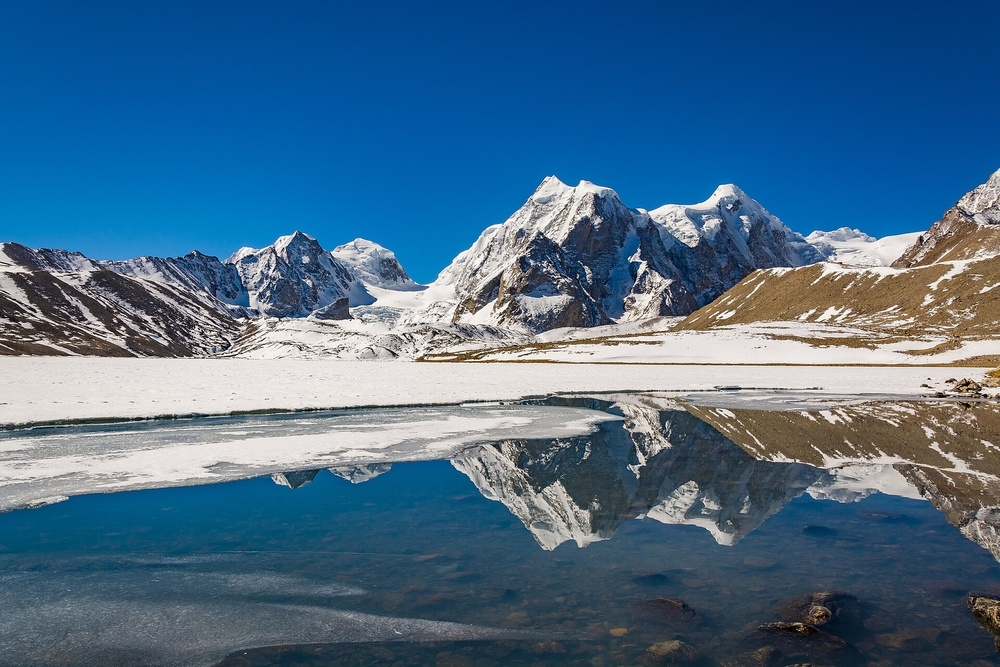
#> input picture obraz.jpg, 1000 x 667 px, shrunk from 1920 x 1280 before the run
$ python Zadanie_2.py
#> lines starting #> are read from the running program, lines starting #| are printed output that depends on the picture
import cv2
import numpy as np
import matplotlib.pyplot as plt


image = cv2.imread("obraz.jpg")
#> image is the input picture: shape (667, 1000, 3); mean B, G, R 136.9, 107.1, 71.2

if image is None:
    print("Błąd: nie znaleziono zdjecia")
    exit()

image_rgb = cv2.cvtColor(image, cv2.COLOR_BGR2RGB)

plt.figure(figsize=(6, 6))
plt.imshow(image_rgb)
plt.title("Obraz źródłowy")
plt.axis("off")
plt.show()

plt.figure(figsize=(8, 6))

colors = ('r', 'g', 'b')
labels = ('Red', 'Green', 'Blue')

for i, (col, label) in enumerate(zip(colors, labels)):
    plt.hist(
        image_rgb[:, :, i].ravel(), bins=256, color=col, alpha=0.5, label=label
    )

plt.title("Histogram RGB")
plt.xlabel("Intensywność")
plt.ylabel("Liczba pikseli")
plt.legend()
plt.show()
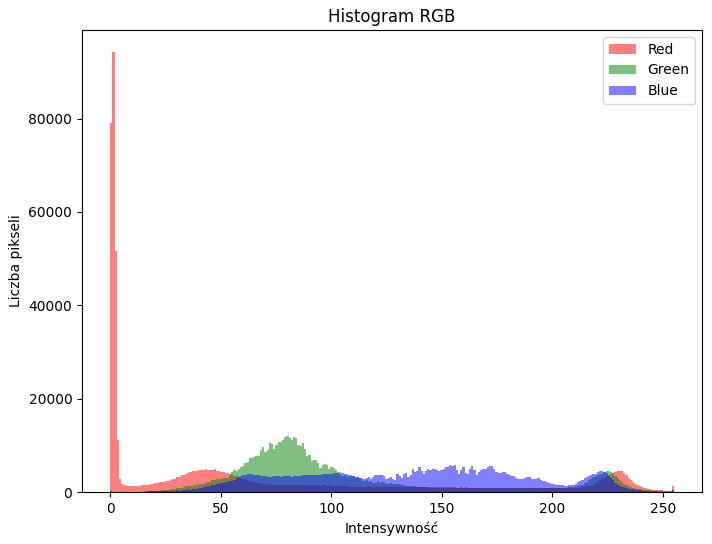
#> figure drawn by matplotlib, 1 panel; tallest bar 94264 high, from x = 0.996 to 1.99; tallest bar 11914 high, from x = 79.69 to 80.68; tallest bar 5855 high, from x = 155.4 to 156.4

colors = ('r','g','b')
for i, col in enumerate(colors):
    plt.figure(figsize=(8,6))
    plt.hist(image_rgb[:,:,i].ravel(), bins=256, color=col)
    plt.title(f"Histogram kanału {col.upper()}")
    plt.xlabel("Intensywność")
    plt.ylabel("Ilość pikseli")
    plt.show()
#> this loop made 3 passes
#> pass 1, `plt.show()`:
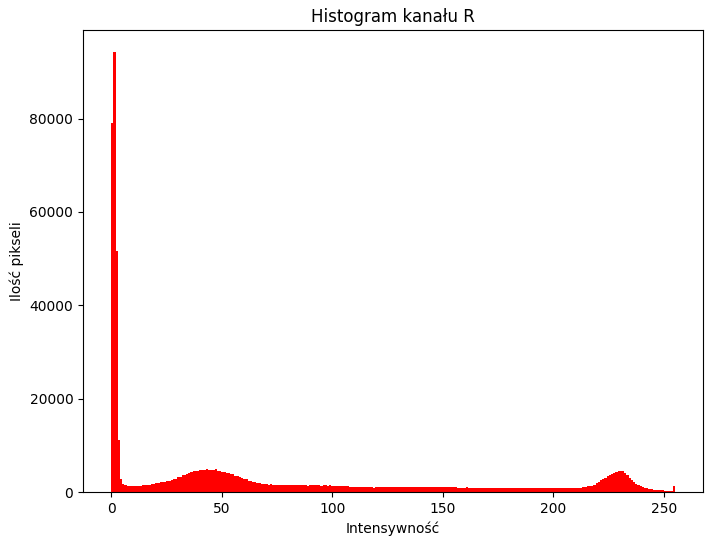
#> figure drawn by matplotlib, 1 panel; tallest bar 94264 high, from x = 0.996 to 1.99
#> pass 2, `plt.show()`:
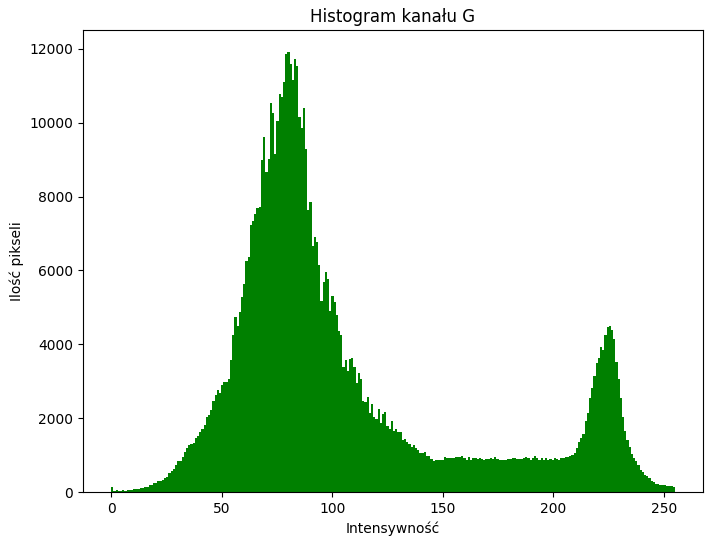
#> figure drawn by matplotlib, 1 panel; tallest bar 11914 high, from x = 79.69 to 80.68

hist_r = cv2.calcHist([image_rgb],[0],None,[256],[0,256]).flatten()
#> hist_r = 256 values, max 94264 at index 1, min 203 at index 253, mean 2605.5
hist_g = cv2.calcHist([image_rgb],[1],None,[256],[0,256]).flatten()
#> hist_g = 256 values, max 11914 at index 80, min 32 at index 1, mean 2605.5
hist_b = cv2.calcHist([image_rgb],[2],None,[256],[0,256]).flatten()
#> hist_b = 256 values, max 5855 at index 156, min 23 at index 1, mean 2605.5

img_gray = cv2.cvtColor(image_rgb, cv2.COLOR_RGB2GRAY)
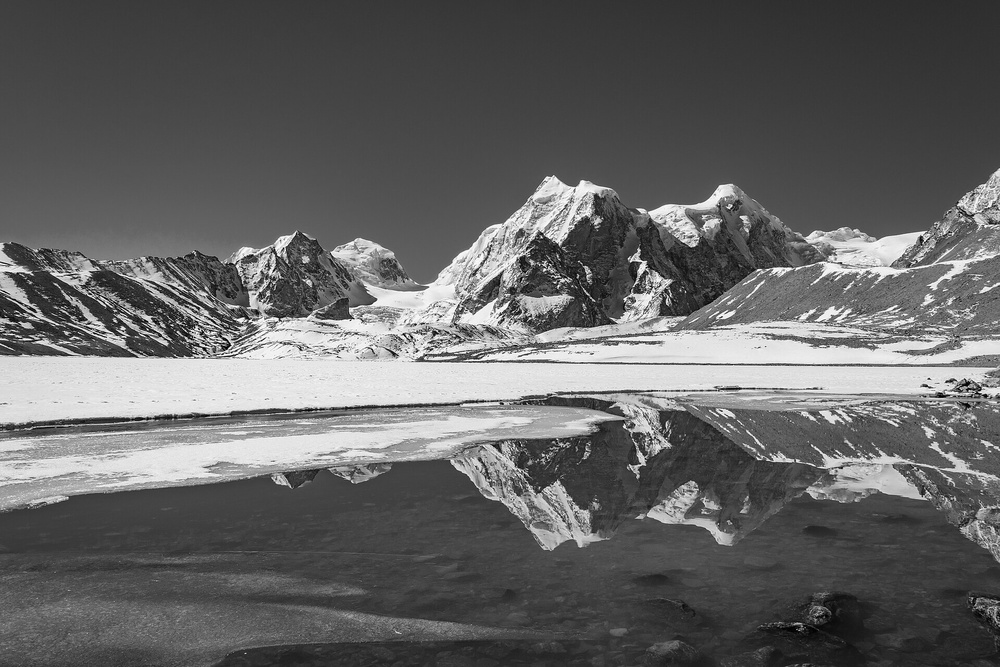
#> img_gray: shape (667, 1000); min 0, max 255, mean 99.8
hist_gray = cv2.calcHist([img_gray], [0], None, [256], [0, 256]).flatten()
#> hist_gray = 256 values, max 15689 at index 66, min 3 at index 0, mean 2605.5

total_pixels = image_rgb.shape[0] * image_rgb.shape[1]
#> total_pixels = 667000
pixels_dark = np.sum(hist_gray[0:6])
#> pixels_dark = 245
pixels_bright = np.sum(hist_gray[250:256])
#> pixels_bright = 1078

pct_dark = pixels_dark / total_pixels
#> pct_dark = 0.000367
pct_bright = pixels_bright / total_pixels
#> pct_bright = 0.00162

std_dev = np.std(img_gray)
#> std_dev = 58.97

if pct_bright > 0.05 and pct_dark > 0.05:
    exposure_rating = "Zbyt wysoki kontrast"
elif pct_bright > 0.05:
    exposure_rating = "Zdjęcie prześwietlone"
elif pct_dark > 0.05:
    exposure_rating = "Zdjęcie niedoświetlone"
else:
    exposure_rating = "Ekspozycja poprawna"

if std_dev < 35:
    contrast_rating = "Niski kontrast"
elif 35 <= std_dev <= 75:
    contrast_rating = "Dobry, naturalny kontrast"
else:
    contrast_rating = "Wysoki, dynamiczny kontrast"

print("\nWyniki: ")
print(f"Procent niedoświetlonych pikseli (cienie): {pct_dark * 100:.2f}%")
#| Procent niedoświetlonych pikseli (cienie): 0.04%
print(f"Procent prześwietlonych pikseli (światła): {pct_bright * 100:.2f}%")
#| Procent prześwietlonych pikseli (światła): 0.16%
print(f"Wskaźnik kontrastu (Odchylenie standarowde): {std_dev:.2f} = {contrast_rating}")
#| Wskaźnik kontrastu (Odchylenie standarowde): 58.97 = Dobry, naturalny kontrast
print(f"Status ekspozycji: {exposure_rating}")

plt.figure(figsize=(8, 5))
plt.plot(hist_gray, color='black', lw=2)
plt.title(f"Histogram Jasności (Luminancja)\nOcena: {exposure_rating}")
plt.xlabel("Intensywność")
plt.ylabel("Ilość pikseli")
plt.xlim([0, 256])
plt.grid(True, alpha=0.3)
plt.show()
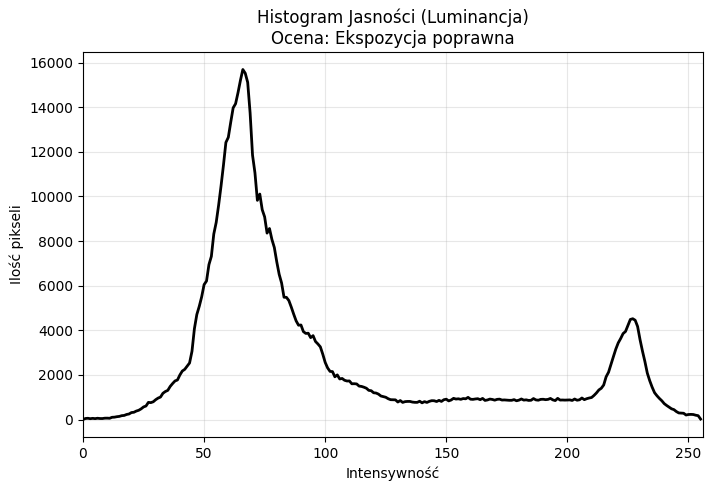
#> figure drawn by matplotlib, 1 panel; curve peaks at x = 66, y = 15689
